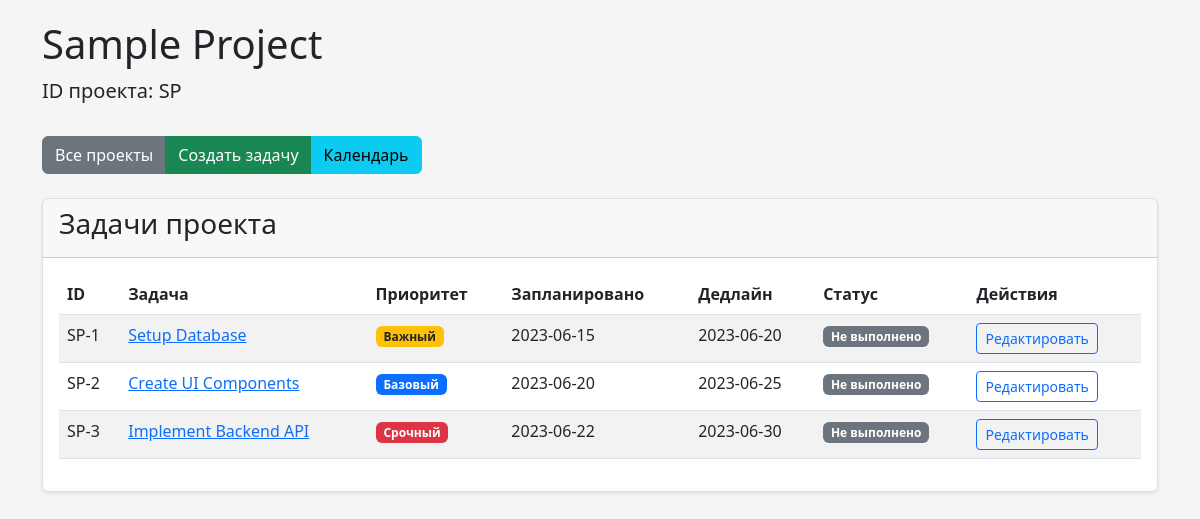
The app's page /project/1 with its own data.
### tables this page shows
CREATE TABLE projects (
            id INTEGER PRIMARY KEY AUTOINCREMENT,
            name TEXT NOT NULL,
            identifier TEXT UNIQUE NOT NULL
        );

CREATE TABLE tasks (
            id INTEGER PRIMARY KEY AUTOINCREMENT,
            project_id INTEGER,
            title TEXT NOT NULL,
            description TEXT,
            planned_date DATE,
            planned_start_time TIME,
            deadline DATE,
            priority TEXT DEFAULT 'Базовый',
            show_in_calendar BOOLEAN DEFAULT 0,
            completed BOOLEAN DEFAULT 0,
            completion_date DATE,
            color TEXT DEFAULT '#1098ad',
            kanban_enabled BOOLEAN DEFAULT 0,
            kanban_status TEXT DEFAULT 'Новая',
            FOREIGN KEY (project_id) REFERENCES projects (id)
        );

### backend/app.py (the view)
@app.route('/project/<int:project_id>')
def project_detail(project_id):
    conn = get_db_connection()
    project = conn.execute('SELECT * FROM projects WHERE id = ?', (project_id,)).fetchone()
    tasks = conn.execute('SELECT * FROM tasks WHERE project_id = ?', (project_id,)).fetchall()
    conn.close()
    return render_template('project_detail.html', project=project, tasks=tasks)

### backend/app.py (called while the page is built)
def get_db_connection():
    conn = sqlite3.connect(DATABASE)
    conn.row_factory = sqlite3.Row
    return conn

### templates/project_detail.html (shortened to what this page needs)
<!DOCTYPE html>
<html lang="ru">
<head>
    <link href="https://cdn.jsdelivr.net/npm/bootstrap@5.3.0/dist/css/bootstrap.min.css" rel="stylesheet">
</head>
<body>
    <div class="container">
        <div class="header">
            <h1>{{ project.name }}</h1>
            <p class="lead">ID проекта: {{ project.identifier }}</p>
        </div>
        <div class="btn-group mb-4" role="group">
            <a href="{{ url_for('projects') }}" class="btn btn-secondary">Все проекты</a>
            <a href="{{ url_for('create_task', project_id=project.id) }}" class="btn btn-success">Создать задачу</a>
            <a href="{{ url_for('calendar') }}" class="btn btn-info">Календарь</a>
        </div>
        <div class="card">
            <div class="card-header">
                <h3>Задачи проекта</h3>
            </div>
            <div class="card-body">
                {% if tasks %}
                <div class="table-responsive">
                    <table class="table table-striped table-hover">
                        <thead>
                            <tr>
                                <th>ID</th>
                                <th>Задача</th>
                                <th>Приоритет</th>
                                <th>Запланировано</th>
                                <th>Дедлайн</th>
                                <th>Статус</th>
                                <th>Действия</th>
                            </tr>
                        </thead>
                        <tbody>
                            {% for task in tasks %}
                            <tr class="{% if task.completed %}completed{% endif %}">
                                <td>{{ project.identifier }}-{{ task.id }}</td>
                                <td>
                                    <a href="{{ url_for('task_detail', task_id=task.id) }}">{{ task.title }}</a>
                                </td>
                                <td>
                                    <span class="
                                        badge
                                        {% if task.priority == 'Срочный' %}bg-danger
                                        {% elif task.priority == 'Важный' %}bg-warning text-dark
                                        {% elif task.priority == 'Базовый' %}bg-primary
                                        {% elif task.priority == 'Низкий' %}bg-secondary
                                        {% else %}bg-info{% endif %}
                                    ">{{ task.priority }}</span>
                                </td>
                                <td>{{ task.planned_date or '-' }}</td>
                                <td>{{ task.deadline or '-' }}</td>
                                <td>
                                    {% if task.completed %}
                                        <span class="badge bg-success">Выполнено</span>
                                    {% else %}
                                        <span class="badge bg-secondary">Не выполнено</span>
                                    {% endif %}
                                </td>
                                <td>
                                    <a href="{{ url_for('edit_task', task_id=task.id) }}" class="btn btn-sm btn-outline-primary">Редактировать</a>
                                </td>
                            </tr>
                            {% endfor %}
                        </tbody>
                    </table>
                </div>
                {% endif %}
            </div>
        </div>
    </div>
</body>
</html>

### templates/project_detail.html (style rules this page uses)
body { padding-top: 20px; padding-bottom: 40px; background-color: #f5f5f5; }
.header { margin-bottom: 30px; }
.card { margin-bottom: 20px; box-shadow: 0 0.125rem 0.25rem rgba(0, 0, 0, 0.075); border: 1px solid rgba(0, 0, 0, 0.125); }
.btn-group { margin-bottom: 20px; }

### records on screen
projects: name "Sample Project", identifier "SP"
tasks: id "1", title "Setup Database", priority "Важный", planned_date "2023-06-15", deadline "2023-06-20", completed "Не выполнено"
tasks: id "2", title "Create UI Components", priority "Базовый", planned_date "2023-06-20", deadline "2023-06-25", completed "Не выполнено"
tasks: id "3", title "Implement Backend API", priority "Срочный", planned_date "2023-06-22", deadline "2023-06-30", completed "Не выполнено"
